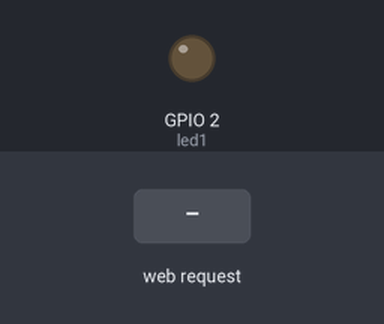
A sketch run on a simulated ESP32. Parts: output pins drawn as LEDs (lit = HIGH). Inputs (shaded band) come from the test bench. WiFi joins after 1.5 s; servers stay silent unless stated; what the sketch prints to the serial monitor is not drawn.

Above: at 2.7 s.
2.8 s: HTTP request GET /led1on received
At 3.7 s:
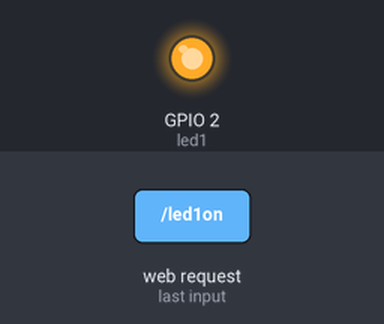
4.3 s: HTTP request GET /led1off received
At 4.8 s:
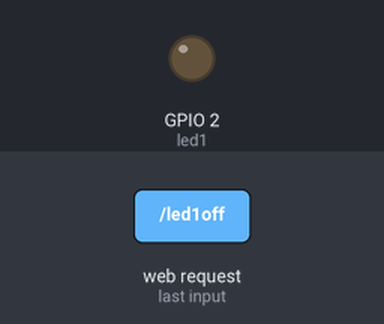
Timing chart, 0 to 7.3 s (numbered marks = the images above; inputs shaded):
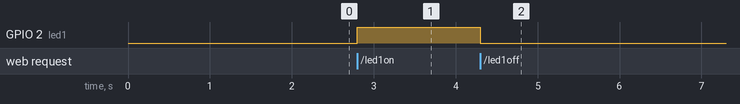

Measured:
- after the input at 2.8 s, GPIO 2 (led1): LOW → HIGH at once
- after the input at 4.3 s, GPIO 2 (led1): HIGH → LOW at once

The sketch:

esp32_webserver.ino
```cpp
#include <WiFi.h>
#include <WiFiClient.h>
#include <WebServer.h>
#include <ESPmDNS.h>

const char* ssid = "your ssid";
const char* password = "your password";

WebServer server(80);

uint8_t led1 = 2;
bool led1status = LOW;

void handle_OnConnect() {
  server.send(200, "text/html", SendHTML(led1status));
}

void handle_led1on() {
  led1status = HIGH;
  server.send(200, "text/html", SendHTML(led1status));
  Serial.println("LED dinyalakan.");
}

void handle_led1off() {
  led1status = LOW;
  server.send(200, "text/html", SendHTML(led1status));
  Serial.println("LED dimatikan.");
}

void handleNotFound() {
  String message = "File Not Found\n\n";
  message += "URI: ";
  message += server.uri();
message += "\nMethod: ";
  message += (server.method() == HTTP_GET) ? "GET" : "POST";
  message += "\nArguments: ";
  message += server.args();
  message += "\n";
  for (uint8_t i = 0; i < server.args(); i++) {
    message += " " + server.argName(i) + ": " + server.arg(i) + "\n";
  }
  server.send(404, "text/plain", message);
}

void setup(void) {
  pinMode(led1, OUTPUT);
  Serial.begin(115200);
  WiFi.mode(WIFI_STA);
  WiFi.begin(ssid, password);
  Serial.println("");

  // Wait for connection
  while (WiFi.status() != WL_CONNECTED) {
    delay(500);
    Serial.print(".");
  }
  Serial.println("");
  Serial.print("Connected to ");
  Serial.println(ssid);
  Serial.print("IP address: ");
  Serial.println(WiFi.localIP());

  if (MDNS.begin("esp32")) {
    Serial.println("MDNS responder started");
  }
server.on("/", handle_OnConnect);
  server.on("/led1on", handle_led1on);
  server.on("/led1off", handle_led1off);
  server.onNotFound(handleNotFound);

  server.begin();
  Serial.println("HTTP server started");
}

void loop(void) {
  server.handleClient();
  if (led1status) {
    digitalWrite(led1, HIGH);}   // LED1 seharusnya menyala
  else {
    digitalWrite(led1, LOW);}   // LED0 seharusnya menyala
}

String SendHTML(uint8_t led1stat){
  String teks = "<!DOCTYPE html> <html>\n";

  if (led1status) {
    teks += "<h2>Status LED: MENYALA</h2><br>";}
  else {
    teks += "<h2>Status LED: MATI</h2><br>";}

  teks += "<a href=\"/led1on\"\"><button>Nyalakan LED </button></a>";
  teks += "<a href=\"/led1off\"\"><button>Matikan LED </button></a>";

  teks += "</html>";

return teks;
}
```
